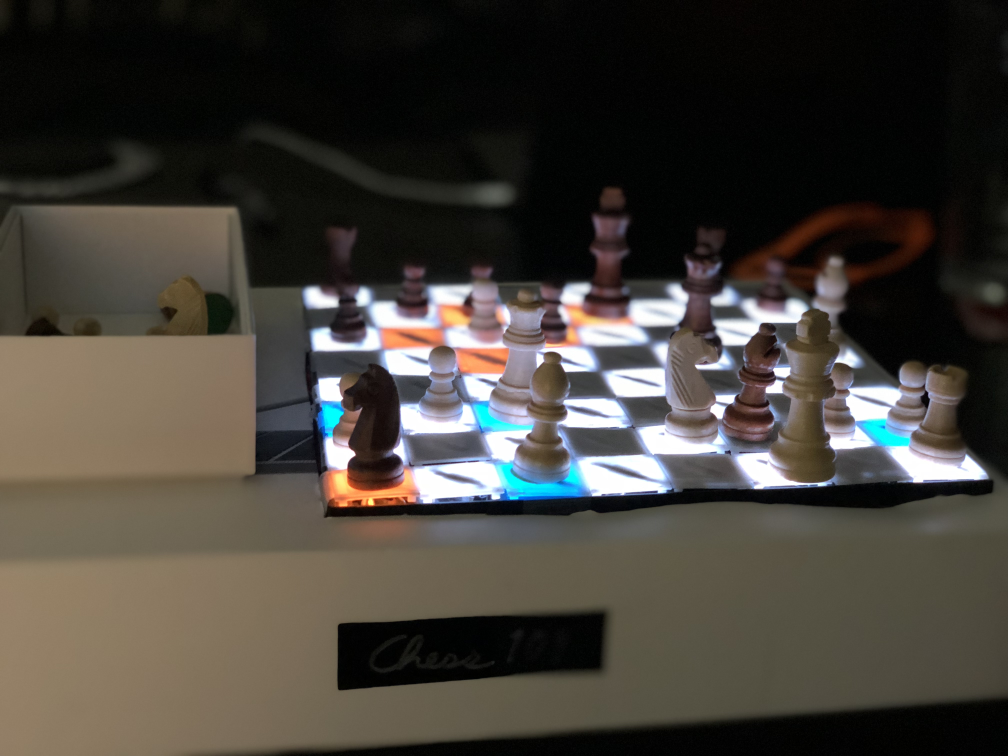
#> input picture web/landing.jpg, 4032 x 3024 px (shown at 1/4 size)
$ python camera_debug.py --image ../web/landing.jpg   (older library calls are emulated)
#> lines starting #> are read from the running program, lines starting #| are printed output that depends on the picture
#> in main, frame is the input picture: shape (3024, 4032, 3); mean B, G, R 57.4, 64.2, 68.6
#| Processing ../web/landing.jpg  (4032×3024)
### tools/debug_quad_detection.py
"""Visual debug tool for ChessMatrix quad detection.

Each pipeline stage is numbered.  Pass --step N to output images frozen at
that stage so you can see exactly what the detector is doing at each point.

Pipeline stages
---------------
  1  grayscale  – simple channel-average float image
  2  normalize  – stretched to full [0,255] range
  3  blur       – adaptive Gaussian blur
  4  binarize   – local mean–variance threshold  T = max(m - k1·s², k2)
 11  orient     – rotate rectified image so the white L finder is at bottom-left

Usage
-----
    .venv/bin/python tools/debug_quad_detection.py --step 4          # binarized images
    .venv/bin/python tools/debug_quad_detection.py --step 4 --synth  # include synthetics
"""
from __future__ import annotations

import argparse
import sys
from pathlib import Path
import numpy as np
import cv2

ROOT = Path(__file__).parent.parent
sys.path.insert(0, str(ROOT))

FIXTURES_DIR = ROOT / "tests" / "fixtures" / "chessmatrix"
OUT_DIR      = ROOT / "tests" / "fixtures" / "chessmatrix_debug"


# ── Per-step renderers ────────────────────────────────────────────────────────

def _render_grayscale(frame, pipeline):
    gray_u8 = np.clip(pipeline["gray_f"], 0, 255).astype(np.uint8)
    return cv2.cvtColor(gray_u8, cv2.COLOR_GRAY2BGR)

def _render_normalize(frame, pipeline):
    return cv2.cvtColor(pipeline["norm"], cv2.COLOR_GRAY2BGR)

def _render_blur(frame, pipeline):
    return cv2.cvtColor(pipeline["blurred"], cv2.COLOR_GRAY2BGR)

def _render_binarize(frame, pipeline):
    return cv2.cvtColor(pipeline["binary"], cv2.COLOR_GRAY2BGR)


# [16 lines left out: function _render_centroid, not called in this run]


from network.chessmatrix import _sobel_axes


# [33 lines left out: function _render_hough, not called in this run]


def _inflate_rect_tolerant(binary, cx, cy, tolerance=0.08):
    """Grow an axis-aligned rectangle from (cx,cy), stopping a side when the
    fraction of white pixels on that edge exceeds *tolerance*."""
    h, w  = binary.shape
    top   = bottom = int(cy)
    left  = right  = int(cx)

    def _white_frac_h(row, l, r):
        strip = binary[row, l:r+1]
        return strip.mean() / 255.0

    def _white_frac_v(col, t, b):
        strip = binary[t:b+1, col]
        return strip.mean() / 255.0

    changed = True
    while changed:
        changed = False
        if top > 0 and _white_frac_h(top-1, left, right) < tolerance:
            top -= 1;    changed = True
        if bottom < h-1 and _white_frac_h(bottom+1, left, right) < tolerance:
            bottom += 1; changed = True
        if left > 0 and _white_frac_v(left-1, top, bottom) < tolerance:
            left -= 1;   changed = True
        if right < w-1 and _white_frac_v(right+1, top, bottom) < tolerance:
            right += 1;  changed = True

    return left, top, right, bottom


# [48 lines left out: function _render_oriented_inflate, not called in this run]


def _get_oriented_corners(pipeline):
    """Shared helper — returns (corners (4,2) int32, cx, cy) or None."""
    c = pipeline["centroid"]
    if c is None:
        return None
    axes = _sobel_axes(pipeline["norm"])
    if axes is None:
        return None

    cx, cy   = float(c[0]), float(c[1])
    a1, a2   = axes
    h_img, w_img = pipeline["binary"].shape
    a1_rad, a2_rad = np.radians(a1), np.radians(a2)
    u1 = np.array([np.cos(a1_rad), np.sin(a1_rad)], dtype=np.float64)
    u2 = np.array([np.cos(a2_rad), np.sin(a2_rad)], dtype=np.float64)
    A = np.column_stack([u2, u1])
    if abs(np.linalg.det(A)) < 0.05:
        u2 = np.array([-np.sin(a1_rad), np.cos(a1_rad)], dtype=np.float64)
        A = np.column_stack([u2, u1])
    M2 = np.linalg.inv(A)

    def _aff(m, px, py):
        return np.float32([[m[0,0], m[0,1], px - m[0,0]*px - m[0,1]*py],
                           [m[1,0], m[1,1], py - m[1,0]*px - m[1,1]*py]])

    M_fwd = _aff(M2, cx, cy)
    M_inv = _aff(A,  cx, cy)
    unsheared = cv2.warpAffine(pipeline["binary"], M_fwd, (w_img, h_img),
                               flags=cv2.INTER_NEAREST)
    l, t, r, b = _inflate_rect_tolerant(unsheared, cx, cy)

    corners_u = np.float32([[l, t], [r, t], [r, b], [l, b]])
    ones      = np.ones((4, 1), dtype=np.float32)
    corners   = (M_inv @ np.hstack([corners_u, ones]).T).T.astype(np.int32)
    return corners, int(cx), int(cy)


# [28 lines left out: function _render_outer_rect, not called in this run]


_WARP_SIZE = 256   # output square side length for rectification


def _get_outer_corners(pipeline):
    """Returns (outer (4,2) float32 ordered TL/TR/BR/BL, H 3×3) or None.
    H is the perspective transform from outer corners → _WARP_SIZE square."""
    result = _get_oriented_corners(pipeline)
    if result is None:
        return None
    corners, _, _ = result
    center = corners.astype(np.float32).mean(axis=0)
    outer  = ((corners.astype(np.float32) - center) * (4.0 / 3.0) + center)

    # Order corners clockwise from topmost by angle from centroid.
    # Angular sort is robust for any quadrilateral, including 45° diamonds
    # where sum/difference ordering produces degenerate (duplicate) corners.
    cx_o, cy_o = center
    angles  = np.arctan2(outer[:, 0] - cx_o, cy_o - outer[:, 1])  # CW from north
    cw_idx  = np.argsort(angles)
    cw      = outer[cw_idx]                   # clockwise from topmost
    top_i   = int(np.lexsort((cw[:, 1], cw[:, 0] + cw[:, 1]))[0])  # TL: min(x+y), tiebreak by y
    idx     = [(top_i + i) % 4 for i in range(4)]
    ordered = cw[idx]                         # TL, TR, BR, BL

    n = float(_WARP_SIZE)
    dst = np.float32([[0, 0], [n-1, 0], [n-1, n-1], [0, n-1]])
    H   = cv2.getPerspectiveTransform(ordered, dst)
    return ordered, H


# [23 lines left out: functions _render_rectify_binary, _render_rectify_color, not called in this run]


def _get_oriented_color(frame, pipeline):
    """Shared helper: returns the oriented rectified color image, or None on failure.

    Warps the color frame using the outer-rect homography, recomputes the
    white-pixel centroid in the rectified binary (no outside-rectangle noise),
    and rotates with np.rot90 so the L finder corner ends up at bottom-left.
    """
    r = _get_outer_corners(pipeline)
    if r is None:
        return None
    _, H = r
    rect_color  = cv2.warpPerspective(frame, H, (_WARP_SIZE, _WARP_SIZE))
    rect_binary = cv2.warpPerspective(pipeline["binary"], H, (_WARP_SIZE, _WARP_SIZE),
                                      flags=cv2.INTER_NEAREST)
    white = np.argwhere(rect_binary > 0)
    if len(white) == 0:
        return None   # can't determine orientation
    ry, rx = white.mean(axis=0)
    n = float(_WARP_SIZE)
    corners = {'TL': (0, 0), 'TR': (n, 0), 'BL': (0, n), 'BR': (n, n)}
    l_corner = min(corners, key=lambda name: (rx - corners[name][0])**2
                                           + (ry - corners[name][1])**2)
    k = {'TL': 1, 'TR': 2, 'BL': 0, 'BR': 3}[l_corner]
    return np.ascontiguousarray(np.rot90(rect_color, k=k)), l_corner, rx, ry


# [40 lines left out: functions _render_orient, _channel_normed, _render_channel_norm, not called in this run]


# Calibration anchor cells: (grid_row, grid_col, canonical_BGR)
# (7,0) is the L-finder corner, always white in canonical orientation.
# (1,1),(1,6),(6,1),(6,6) are the fixed color anchors from the chessmatrix spec.
_CAL_CELLS = [
    (7, 0, (255, 255, 255)),   # WHITE  – L corner
    (1, 1, (0,   0,   0)),     # BLACK  – anchor K
    (1, 6, (0,   0,   255)),   # RED    – anchor R  (BGR order)
    (6, 1, (0,   255, 0)),     # GREEN  – anchor G
    (6, 6, (255, 0,   0)),     # BLUE   – anchor B
]


def _sample_cell_bgr(img, grid_row, grid_col, patch=5):
    """Return the mean BGR float of a small patch at the centre of a grid cell."""
    cx, cy = _cell_center_px(grid_row, grid_col)
    r = patch // 2
    return img[cy - r:cy + r + 1, cx - r:cx + r + 1].astype(np.float32).mean(axis=(0, 1))


def _cell_center_px(grid_row, grid_col):
    """Return (cx, cy) pixel centre of a grid cell in the warped image.

    The outer corners are warped to fill the full _WARP_SIZE square, so the
    8×8 grid spans the entire image: cell_px = _WARP_SIZE // 8.
    """
    cell_px = _WARP_SIZE // 8
    cx = grid_col * cell_px + cell_px // 2
    cy = grid_row * cell_px + cell_px // 2
    return cx, cy


# [21 lines left out: function _render_cal_debug, not called in this run]


# Chessmatrix color values aligned with _CAL_CELLS order: white=-1, K=0, R=1, G=2, B=3
_CAL_CM_VALUES = [-1, 0, 1, 2, 3]

# Fast lookup: canonical BGR tuple → chessmatrix color value
_BGR_TO_CM: dict[tuple, int] = {
    bgr: cm for (_, _, bgr), cm in zip(_CAL_CELLS, _CAL_CM_VALUES)
}


def _color_calibrate_image(oriented):
    """Shared helper: map every pixel of *oriented* to its nearest canonical color.

    Returns the calibrated uint8 image.
    """
    sampled = np.array(
        [_sample_cell_bgr(oriented, r, c) for r, c, _ in _CAL_CELLS],
        dtype=np.float32,
    )  # (5, 3)
    canonical = np.array(
        [list(bgr) for _, _, bgr in _CAL_CELLS],
        dtype=np.float32,
    )  # (5, 3)
    img_f = oriented.astype(np.float32)
    diff  = img_f[:, :, np.newaxis, :] - sampled     # (H, W, 5, 3)
    dist2 = (diff ** 2).sum(axis=-1)                 # (H, W, 5)
    nearest = dist2.argmin(axis=-1)                  # (H, W)
    return canonical[nearest].astype(np.uint8)


def decode_oriented(oriented):
    """Color-calibrate *oriented*, build an 8×8 grid, and decode to a room code.

    Returns ``(code, grid, cal_img)`` where *code* is a 6-letter string on
    success or an error description string on failure.
    """
    import chessmatrix as _cm
    from network.chessmatrix import bytes_to_room_code

    cal_img = _color_calibrate_image(oriented)

    grid = []
    for row in range(8):
        grid_row = []
        for col in range(8):
            cx, cy = _cell_center_px(row, col)
            bgr = tuple(int(v) for v in cal_img[cy, cx])
            grid_row.append(_BGR_TO_CM.get(bgr, 0))
        grid.append(grid_row)

    try:
        code = bytes_to_room_code(_cm.decode(grid))
    except Exception as exc:
        code = f"ERR:{exc}"

    return code, grid, cal_img


# [29 lines left out: functions _render_color_calibrate, _render_decode, not called in this run]


def decode_frame_live(frame: "np.ndarray") -> dict:
    """Run the full pipeline on one frame and return a display dict.

    Returns:
        code   – 6-letter room code string, or None
        outer  – (4,2) float32 outer-rect corners (TL/TR/BR/BL), or None
        cal_img – _WARP_SIZE square calibrated BGR image, or None
    """
    pipeline      = _run_pipeline(frame)
    code          = None
    outer_corners = None
    cal_img       = None

    r = _get_outer_corners(pipeline)
    if r is not None:
        outer_corners, _ = r
        result = _get_oriented_color(frame, pipeline)
        if result is not None:
            oriented, *_ = result
            decoded, _, cal_img = decode_oriented(oriented)
            if len(decoded) == 6 and decoded.isalpha():
                code = decoded

    return {"code": code, "outer": outer_corners, "cal_img": cal_img}


STEPS = {i+1: name for i, name in enumerate([
    "grayscale",         # 1
    "normalize",         # 2
    "blur",              # 3
    "binarize",          # 4
    "centroid",          # 5
    "hough",             # 6  dominant line angles → code orientation
    "orient-inflate",    # 7  inscribed rect aligned to hough axes, noise-tolerant
    "outer-rect",        # 8  outer rect scaled 4/3 from inner centroid
    "rectify-binary",    # 9  perspective-warp binary into _WARP_SIZE square
    "rectify-color",     # 10 same transform applied to original color frame
    "orient",            # 11 rotate rectified image so white L finder is at BL
    "channel-norm",      # 12 normalize each BGR channel independently to [0, 255]
    "cal-debug",         # 13 dot at each calibration cell, colored by sampled value
    "color-calibrate",   # 14 nearest-calibration-color via L2 norm on 5 anchor cells
    "decode",            # 15 build 8×8 grid from calibrated image → room code
])}

_RENDERERS = {i+1: fn for i, fn in enumerate([
    _render_grayscale,
    _render_normalize,
    _render_blur,
    _render_binarize,
    _render_centroid,
    _render_hough,
    _render_oriented_inflate,
    _render_outer_rect,
    _render_rectify_binary,
    _render_rectify_color,
    _render_orient,
    _render_channel_norm,
    _render_cal_debug,
    _render_color_calibrate,
    _render_decode,
])}


# ── Pipeline runner ───────────────────────────────────────────────────────────

def _run_pipeline(frame) -> dict:
    from network.chessmatrix import _local_threshold

    gray_f  = np.mean(frame.astype(np.float32), axis=2)   # simple average, not luminance
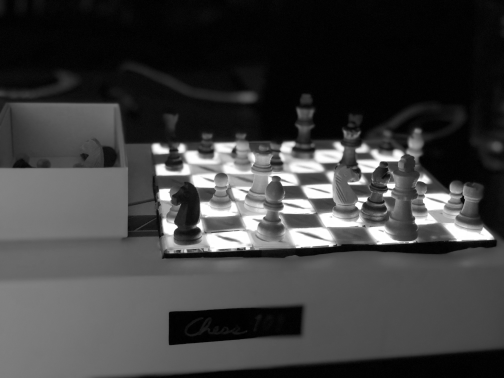
#> gray_f: shape (3024, 4032) float32 (shown at 1/8 size); min 0, max 255, mean 63.4
    norm    = cv2.normalize(gray_f, None, 0, 255, cv2.NORM_MINMAX, cv2.CV_8U)
    h, w    = norm.shape
    k       = max(3, int(min(h, w) * 0.015)) | 1           # adaptive kernel, must be odd
    blurred = cv2.GaussianBlur(norm, (k, k), 0)
    binary  = _local_threshold(blurred)
#> in _local_threshold, `mean    = cv2.boxFilter(f,     -1, ksize, normalize=True)`:
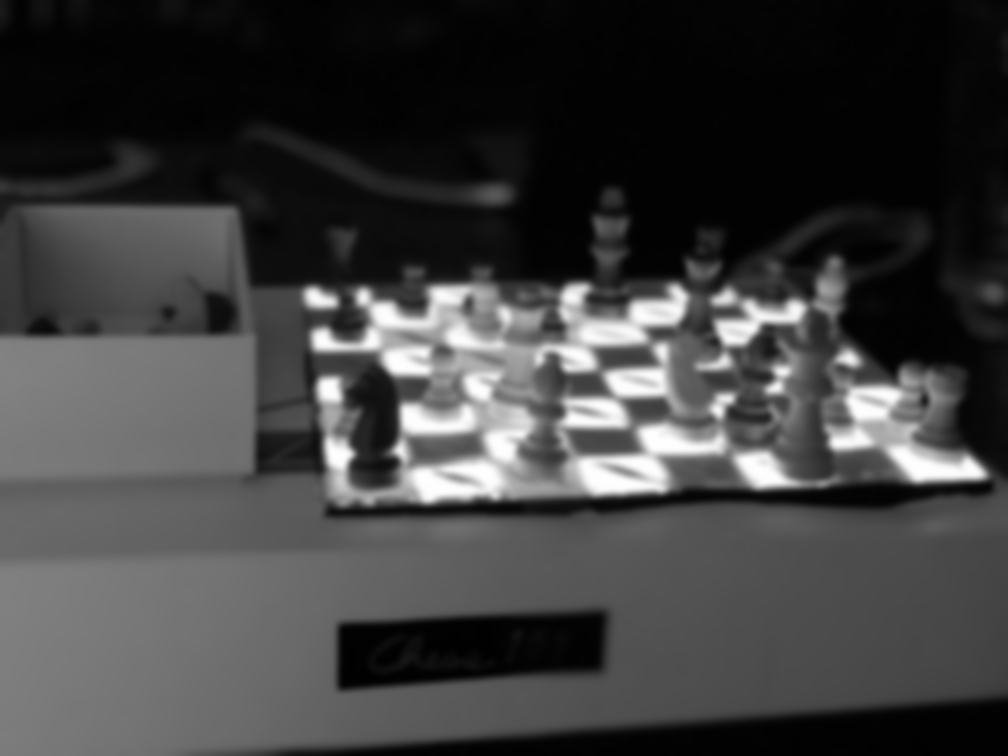
#> mean: shape (3024, 4032) float32 (shown at 1/4 size); min 1, max 255, mean 63.4
#> (the rest of the program and of its run is left out)
